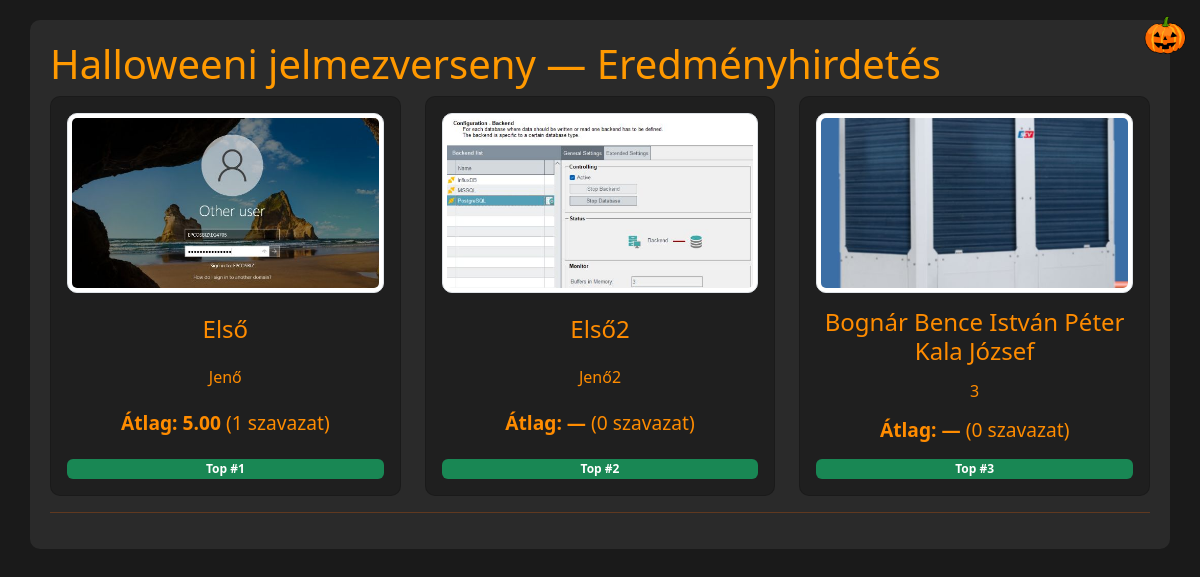
Screenshot of /halloween_app_qr_preserve/results.php (signed in) with the database file from the repository.
### tables this page shows
CREATE TABLE participants (
    id INTEGER PRIMARY KEY AUTOINCREMENT,
    name TEXT NOT NULL,
    costume TEXT NOT NULL,
    photo TEXT,
    created_at INTEGER NOT NULL DEFAULT (strftime('%s','now'))
);

### halloween_app_qr_preserve/inc/functions.php (called while the page is built, shortened)
<?php
function h($s){ return htmlspecialchars($s, ENT_QUOTES); }
?>

### halloween_app_qr_preserve/results.php (the view, shortened to what this page needs)
<?php
require 'inc/functions.php';
$rows = $pdo->query('SELECT p.*, (SELECT AVG(score) FROM votes v WHERE v.participant_id = p.id) as avg_score, (SELECT COUNT(*) FROM votes v WHERE v.participant_id = p.id) as votes_count FROM participants p ORDER BY avg_score DESC NULLS LAST')->fetchAll();
?>
<!doctype html>
<html>
<head>
<link rel="stylesheet" href="https://cdn.jsdelivr.net/npm/bootstrap@5.3.0/dist/css/bootstrap.min.css">
<link rel="stylesheet" href="assets/css/custom.css">
</head>
<body>
<div class="container">
  <h1>Halloweeni jelmezverseny — Eredményhirdetés</h1>
  <div class="row gy-3">
    <?php $i=0; foreach ($rows as $r): $i++; ?>
      <div class="col-12 col-md-4">
        <div class="card p-3 text-center">
          <?php if ($r['photo']): ?><img src="<?php echo h($r['photo']); ?>" class="photo img-thumbnail mb-2"><?php endif; ?>
          <h4><?php echo h($r['name']); ?></h4>
          <p><?php echo h($r['costume']); ?></p>
          <p style="font-size:1.2rem"><strong>Átlag: <?php echo $r['avg_score'] ? number_format($r['avg_score'],2) : '—'; ?></strong> (<?php echo $r['votes_count']; ?> szavazat)</p>
          <?php if ($i<=3): ?><div class="badge bg-success">Top #<?php echo $i; ?></div><?php endif; ?>
        </div>
      </div>
    <?php endforeach; ?>
  </div>
  <hr>
<img src="assets/images/pumpkin.png" class="pumpkin" alt="pumpkin">
</div>
</body>
</html>

### halloween_app_qr_preserve/assets/css/custom.css (style rules this page uses)
body { background-color: #1a1a1a; color: #ff8c00; font-family: 'Segoe UI', Tahoma, Geneva, Verdana, sans-serif; }
h1, h2, h3, h4, h5, h6 { color: #ff9900; }
.container { background-color: #2a2a2a; padding: 20px; border-radius: 10px; }
.pumpkin { position: absolute; top: 10px; right: 10px; width: 50px; height: auto; z-index: 1000; }
hr { border-top: 1px solid #ff6600; }
.card, .results-table, .table { background-color: #1f1f1f !important; color: #ff9900 !important; }

### halloween_app_qr_preserve/results.php (style rules this page uses)
body { padding:20px }
.card { height: 400px; display: flex; flex-direction: column; justify-content: space-between; background-color: #2a2a2a; border-radius: 10px; padding: 10px; }
.card img.photo { width: 100%; height: 180px; object-fit: cover; border-radius: 10px; display: block; }
.card h5, .card h4, .card p { margin-bottom: 0.4rem; color: #ff8c00; overflow: hidden; text-overflow: ellipsis; }

### rows the page displays
participants: photo (picture), name "Első", costume "Jenő", avg_score "5.00", votes_count "1"
participants: photo (picture), name "Első2", costume "Jenő2", votes_count "0"
participants: photo (picture), name "Bognár Bence István Péter Kala József", costume "3", votes_count "0"
